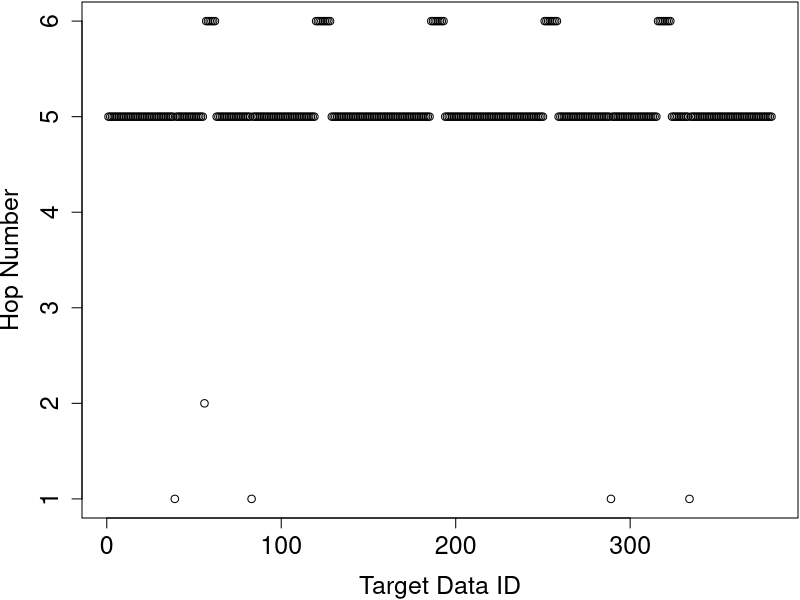
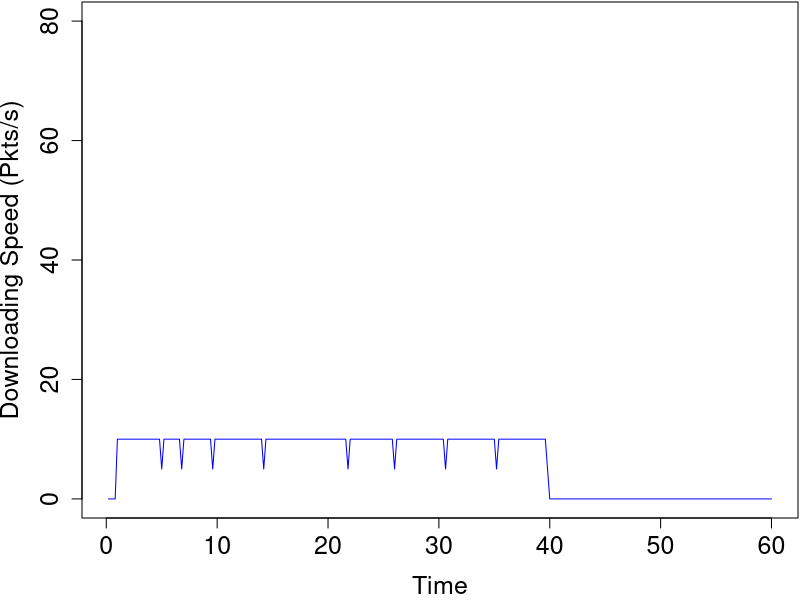

Here is the R script that generated these plots, in order:
# Read Raw Data
rawData <- readLines("full.txt")
options(scipen=999)

# Extract Data Data
dataPattern <- "^\\+([.0-9]*).* < DATA for ([0-9]*)$"
dataData <- regmatches(rawData, gregexpr(dataPattern, rawData))
dataData <- dataData[grep(dataPattern, dataData)]
for (i in 1:length(dataData)) {
  dataData[i] <- sub(dataPattern, "\\1 \\2", dataData[i])
}

# Extract Interest Data
interestPattern <- "^\\+([.0-9]*).*Interest for ([0-9]*).*$"
interestData <- regmatches(rawData, gregexpr(interestPattern, rawData))
interestData <- interestData[grep(interestPattern, interestData)]
for (i in 1:length(interestData)) {
  interestData[i] <- sub(interestPattern, "\\1 \\2", interestData[i])
}

# Extract Hop Data
hopcountPattern <- "^\\+([.0-9]*).*Hop count: ([0-9]*)$"
hopData <- regmatches(rawData, gregexpr(hopcountPattern, rawData))
hopData <- hopData[grep(hopcountPattern, hopData)]
for (i in 1:length(hopData)) {
  hopData[i] <- sub(hopcountPattern, "\\1 \\2", hopData[i])
}

# Calculate RTT
df <- data.frame(index = numeric(length(dataData)),
                 sending = numeric(length(dataData)),
                 recieving = numeric(length(dataData)),
                 rtt = numeric(length(dataData)),
                 hopcount = numeric(length(dataData)),
                 stringsAsFactors = FALSE)

for (i in 1:length(dataData)) {
  item <- strsplit(as.character(dataData[i]), " ")
  index <- as.numeric(item[[1]][2])
  df$index[i] <- index
  recieveTime <- as.numeric(item[[1]][1])
  for (j in length(interestData):1) {
    item2 <- strsplit(as.character(interestData[j]), " ")
    index2 <- as.numeric(item2[[1]][2])
    sendTime <- as.numeric(item2[[1]][1])
    if (index2 - index == 0) {
      df$sending[i] <- sendTime
      df$recieving[i] <- recieveTime
      df$rtt[i] <- (recieveTime*1000000000 - sendTime*1000000000)# - 214296000
      break
    }
  }
  item3 <- strsplit(as.character(hopData[i]), " ")
  df$hopcount[i] <- as.numeric(item3[[1]][2])
}

# show plot
# plot(df$rtt[1:350], xlab="Data ID", ylab="Round-Trip Time")
pdf("full-hop-count.pdf",width=7,height=4) 
par(mar=c(4,4,0,0)+0.1)
plot(df$hopcount[1:nrow(df)], 
     xlab="Target Data ID", ylab="Hop Number", 
     ylim = c(1, 6),
     pch = 1, cex.lab=1.5, cex.axis=1.5, cex.main=1.5, cex.sub=1.5)
dev.off()
rttsum <- summary(df$rtt[1:100])

# packets received per sencod
scale <- 0.2
table_row <- 60/scale
df2 <- data.frame(second = numeric(table_row),
                  packetNum = numeric(table_row),
                  stringsAsFactors = FALSE)
for (i in 1:table_row) {
  df2$second[i] <- i*scale
  counter <- 0
  for (j in 1:nrow(df)) {
    recieveTime <- df$recieving[j]
    if (recieveTime <= i*scale && recieveTime > (i - 1)*scale ) {
      counter <- counter + 1
    }
  }
  df2$packetNum[i] <- counter
}
pdf("full-downloading.pdf",width=7,height=4)
par(mar=c(4,4,0,0)+0.1)
plot(df2$second[1:table_row], df2$packetNum[1:table_row]*(1/scale), 
     xlab="Time", ylab="Downloading Speed (Pkts/s)",
     ylim = c(0, 80),
     type="l", col="blue", cex.lab=1.5, cex.axis=1.5, cex.main=1.5, cex.sub=1.5)
dev.off()
